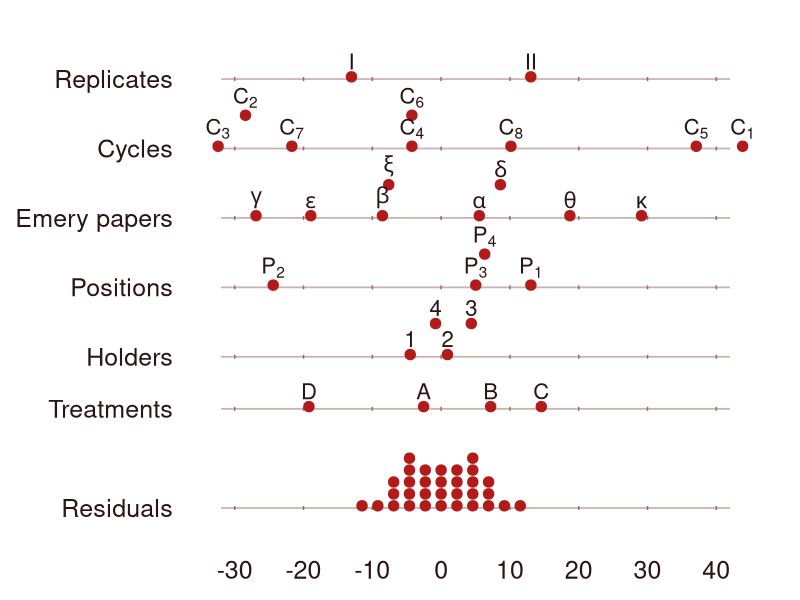

This figure's R source:
# slides_w12_latin.R -------------------------------------------------------
#
# Feeds: Workshop 12 (ANOVA & Latin Squares) slides "Using 2 Types of Blocks:
#   Air Pollution" (Latin square, deviation matrices, ANOVA) and "Hyper-Graeco
#   Latin Squares: Martindale Wear Tester" (averages, ANOVA, graphical ANOVA).
#   Data: Box, Hunter & Hunter, Statistics for Experimenters, Tables 4.9-4.12.
# Run from the top of the repo:
#   Rscript functions/slides_w12_latin.R
# Reads:  workshops/anova_latin_square.csv, workshops/anova_martindale.csv
# Writes: docs-v3/images/slides/workshop-12/gen_martindale_effects.png
#         and prints every number shown on those slides.

library(dplyr)
library(tidyr)
library(ggplot2)

outdir = "docs-v3/images/slides/workshop-12"
options(width = 120)

# Helper: print a matrix with row / column names ---------------------------------
show = function(label, m) { cat("\n", label, "\n", sep = ""); print(m) }

# ==========================================================================
# 1. Latin square: 4 drivers (rows) x 4 cars (columns) x 4 additives
# ==========================================================================
ls = read.csv("workshops/anova_latin_square.csv", stringsAsFactors = FALSE) %>%
  mutate(driver = factor(driver, levels = c("I","II","III","IV")),
         car = factor(car), additive = factor(additive)) %>%
  arrange(driver, car)

grand = mean(ls$y)
cat("Latin square: grand average =", grand, "\n")

# letters as printed in the design (rows = drivers, cols = cars)
show("Additive letters (rows = drivers I-IV, cols = cars 1-4)",
     matrix(as.character(ls$additive), 4, 4, byrow = TRUE,
            dimnames = list(levels(ls$driver), levels(ls$car))))

# averages table
cat("\nAverages\n")
print(ls %>% group_by(car) %>% reframe(cars = mean(y)))
print(ls %>% group_by(driver) %>% reframe(drivers = mean(y)))
print(ls %>% group_by(additive) %>% reframe(additives = mean(y)))

# the five deviation matrices  Y - 20 = C + D + T + R
ls = ls %>%
  group_by(car) %>% mutate(C = mean(y) - grand) %>% ungroup() %>%
  group_by(driver) %>% mutate(D = mean(y) - grand) %>% ungroup() %>%
  group_by(additive) %>% mutate(T = mean(y) - grand) %>% ungroup() %>%
  mutate(V = y - grand, R = V - C - D - T)

mat = function(x) matrix(x, 4, 4, byrow = TRUE,
                         dimnames = list(levels(ls$driver), levels(ls$car)))
show("Observations y (rows = drivers, cols = cars)", mat(ls$y))
show("V: deviations from grand average (20)", mat(ls$V))
show("C: columns (cars)", mat(ls$C))
show("D: rows (drivers)", mat(ls$D))
show("T: treatments (additives)", mat(ls$T))
show("R: residuals", mat(ls$R))

cat("\nSum of squares: V =", sum(ls$V^2), " C =", sum(ls$C^2), " D =", sum(ls$D^2),
    " T =", sum(ls$T^2), " R =", sum(ls$R^2), "\n")
cat("Check 312 = 24 + 216 + 40 + 32:", sum(ls$C^2) + sum(ls$D^2) + sum(ls$T^2) + sum(ls$R^2), "\n")
cat("Degrees of freedom: 15 = 3 + 3 + 3 + 6\n")

fit_ls = aov(y ~ car + driver + additive, data = ls)
cat("\nLatin square ANOVA\n")
print(summary(fit_ls))
tab = summary(fit_ls)[[1]]
mR = tab[["Mean Sq"]][4]
cat("\nMean squares and ratios (F_3,6 = m / m_R):\n")
print(data.frame(source = c("Cars", "Drivers", "Additives", "Residuals"),
                 SS = tab[["Sum Sq"]], df = tab[["Df"]],
                 MS = round(tab[["Mean Sq"]], 2),
                 F = round(tab[["Mean Sq"]] / mR, 1),
                 p = round(tab[["Pr(>F)"]], 3)))

# ==========================================================================
# 2. Martindale wear tester: 8 cycles x 4 positions, 4 treatments, 4 holders,
#    8 emery papers (alpha-delta in Replicate I, epsilon-kappa in Replicate II)
# ==========================================================================
emery_order = c("alpha","beta","gamma","delta","epsilon","xi","theta","kappa")
m = read.csv("workshops/anova_martindale.csv", stringsAsFactors = FALSE) %>%
  mutate(replicate = factor(replicate, levels = c("I","II")),
         cycle = factor(cycle, levels = paste0("C", 1:8)),
         position = factor(position, levels = paste0("P", 1:4)),
         emery = factor(emery, levels = emery_order),
         treatment = factor(treatment), holder = factor(holder))

mg = mean(m$wear)
cat("\n\nMartindale: n =", nrow(m), " grand average =", round(mg, 1), "\n")

# the book rounds halves up (307.25 -> 307.3); R/Python round halves to even
r1 = function(x) sprintf("%.1f", floor(x * 10 + 0.5) / 10)
avg = function(v) m %>% group_by(.data[[v]]) %>% reframe(avg = r1(mean(wear)))
cat("\nAverages (Table 4.13)\n")
for (v in c("treatment", "holder", "position", "emery", "cycle", "replicate")) print(avg(v))

fit_m = aov(wear ~ replicate + cycle + position + emery + holder + treatment, data = m)
cat("\nMartindale ANOVA\n")
print(summary(fit_m))

tm = summary(fit_m)[[1]]
mRm = tm[["Mean Sq"]][7]
cat("\nANOVA table as printed on the slide (total, then each source):\n")
out = data.frame(source = c("Total", "Replications", "Cycles", "Positions", "Emery papers",
                            "Holders", "Treatments", "Residuals"),
                 df = c(sum(tm[["Df"]]), tm[["Df"]]),
                 SS = c(sum(tm[["Sum Sq"]]), tm[["Sum Sq"]]),
                 MS = c(NA, tm[["Mean Sq"]]),
                 ratio = c(NA, tm[["Mean Sq"]] / mRm))
out$ratio[8] = NA
print(out %>% mutate(SS = round(SS, 2), MS = round(MS, 2), ratio = round(ratio, 2)))
cat("\nExact residual SS =", format(tm[["Sum Sq"]][7], digits = 8),
    "(the book prints 949.04: it subtracts the rounded parts from the rounded total)\n")
cat("F for treatments =", round(tm[["F value"]][6], 2), " on", tm[["Df"]][6], "and", tm[["Df"]][7],
    "df, p =", round(tm[["Pr(>F)"]][6], 3), "\n")

# Check the transcription: these are the printed values from the textbook
want = c(603.78, 14770.44, 2217.34, 6108.94, 109.09, 1705.34, 949.04)
cat("Transcription check (max abs difference vs printed SS):",
    round(max(abs(round(tm[["Sum Sq"]], 2) - want)), 2), "\n")

# --- Graphical ANOVA (BHH Figure 4.14) -------------------------------------
# Each level is plotted at (level average - grand average), scaled by
# sqrt(nu_R / nu_factor) so that every dot is on the scale of a residual.
nuR = tm[["Df"]][7]
rows = tribble(
  ~factor,      ~var,        ~nu,
  "Replicates", "replicate", 1,
  "Cycles",     "cycle",     6,
  "Emery papers", "emery",   6,
  "Positions",  "position",  3,
  "Holders",    "holder",    3,
  "Treatments", "treatment", 3)

eff = bind_rows(lapply(seq_len(nrow(rows)), function(i) {
  v = rows$var[i]
  m %>% group_by(level = as.character(.data[[v]])) %>%
    reframe(dev = mean(wear) - mg) %>%
    mutate(factor = rows$factor[i], x = dev * sqrt(nuR / rows$nu[i]))
}))

# residuals of the fitted model (raw scale)
res = tibble(factor = "Residuals", level = "", dev = resid(fit_m), x = resid(fit_m))
cat("\nGraphical ANOVA dots (level, deviation, scaled x):\n")
print(eff %>% mutate(dev = round(dev, 1), x = round(x, 1)) %>%
        select(factor, level, dev, x), n = 40)
cat("Residuals: range", round(min(res$x), 1), "to", round(max(res$x), 1),
    " sd =", round(sd(res$x), 2), "\n")

order_rows = c("Replicates", "Cycles", "Emery papers", "Positions", "Holders",
               "Treatments", "Residuals")
# uneven row spacing: the residual strip needs the most room
row_y = setNames(c(18.3, 15.5, 12.7, 9.9, 7.1, 5.0, 1), order_rows)

# plotmath labels (subscripts, Greek)
label_for = function(f, l) {
  if (f == "Cycles") return(paste0("C[", sub("C", "", l), "]"))
  if (f == "Positions") return(paste0("P[", sub("P", "", l), "]"))
  if (f == "Emery papers") return(l)   # plotmath understands alpha, beta, ..., kappa
  l
}

# stack labels / dots that sit within `gap` x-units of one another
stack_tier = function(x, gap) {
  o = order(x); tier = integer(length(x)); last = list()
  for (i in o) {
    t = 0
    while (length(last) > t && abs(x[i] - last[[t + 1]]) < gap) t = t + 1
    tier[i] = t
    last[[t + 1]] = x[i]
  }
  tier
}

pts = bind_rows(
  eff %>% group_by(factor) %>% mutate(tier = stack_tier(x, 4.6)) %>% ungroup(),
  res %>% mutate(x = round(x / 2.3) * 2.3) %>%   # dot-plot bins, as in the book
    group_by(x) %>% mutate(tier = row_number() - 1) %>% ungroup())
pts = pts %>%
  mutate(row = row_y[factor],
         y = row + 0.09 + ifelse(factor == "Residuals", 0.48, 1.25) * tier,
         lab = ifelse(factor == "Residuals", NA, mapply(label_for, factor, level)))

ticks = expand.grid(row = row_y, x = seq(-30, 40, 10))

g = ggplot() +
  geom_segment(data = tibble(row = row_y), aes(x = -32, xend = 42, y = row, yend = row),
               color = "#c9b3ae", linewidth = 0.6) +
  geom_segment(data = ticks, aes(x = x, xend = x, y = row - 0.08, yend = row + 0.08),
               color = "#8a6a6a", linewidth = 0.5) +
  geom_point(data = pts, aes(x = x, y = y), size = 3.2, color = "#B31B1B") +
  geom_text(data = pts %>% filter(!is.na(lab)),
            aes(x = x, y = y + 0.30, label = lab), parse = TRUE,
            size = 5.6, color = "#2a1414", vjust = 0) +
  scale_x_continuous(breaks = seq(-30, 40, 10), limits = c(-33, 46)) +
  scale_y_continuous(breaks = row_y, labels = names(row_y), limits = c(0.4, 19.9)) +
  labs(x = NULL, y = NULL) +
  theme_minimal(base_size = 22) +
  theme(text = element_text(family = "sans"),
        panel.grid = element_blank(),
        axis.text = element_text(color = "#2a1414", size = 18),
        axis.text.y = element_text(hjust = 1),
        plot.background = element_rect(fill = "white", color = NA),
        panel.background = element_rect(fill = "white", color = NA))

ggsave(file.path(outdir, "gen_martindale_effects.png"), g,
       width = 8, height = 6, dpi = 200, bg = "white")
cat("\nWrote", file.path(outdir, "gen_martindale_effects.png"), "\n")
